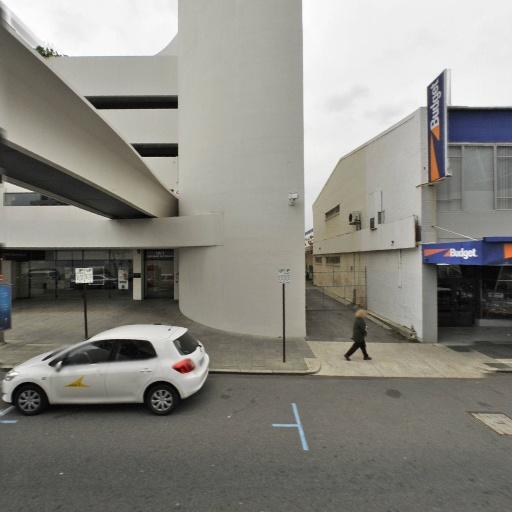
//> input picture testing/ColourDetector/img0.jpeg, 512 x 512 px
$ ./main ../../ColourDetector/img0.jpeg   (built with g++ and OpenCV 4)
//> lines starting //> are read from the running program, lines starting //| are printed output that depends on the picture
#include <FastHOG.h>
using RFeatures::FastHOG;
#include <cassert>
#include <sstream>
#include <iostream>
using std::cerr;
using std::endl;
#include <cstdlib>
typedef unsigned char byte;


cv::Mat loadImage( const string fname)
{
//> called with fname = "../../ColourDetector/img0.jpeg"
    cv::Mat img = cv::imread( fname, false);   // Grey scale
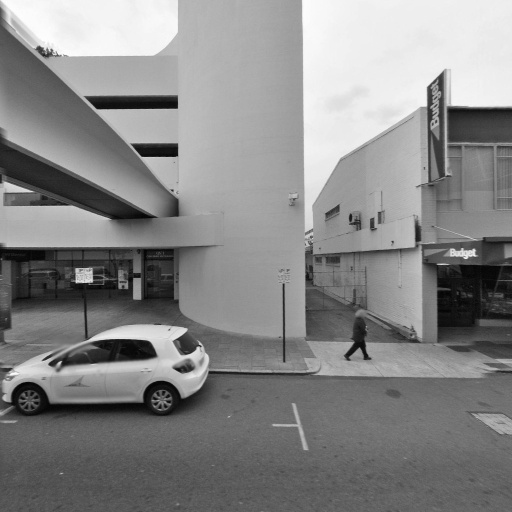
//> img: 512 rows x 512 cols, CV_8UC1; min 2, max 255, mean 135.1
    if ( img.channels() == 3)
    {
        cv::Mat greyImg;
        cv::cvtColor( img, greyImg, CV_BGR2GRAY);
        img = greyImg;
    }   // end if
    return img;
}   // end loadImage


int main( int argc, char** argv)
{
    if ( argc < 2)
    {
        cerr << "Provide image filename(s)" << endl;
        return EXIT_FAILURE;
    }   // end if

    const int nbins = 9;
    const cv::Size knSz(5,5);

    cv::Size imgSz;
    vector<cv::Mat> angleImgs, magImgs;
    cerr << "HOGs using Sobel on grey image(s)" << endl;
    for ( int i = 1; i < argc; ++i)
    {
        string fname = argv[i];
        const cv::Mat img = loadImage( fname);
        fname = fname.substr( fname.find_last_of("/") + 1);
        imgSz = img.size();
//> imgSz = Size(512, 512)
        cv::Mat_<float> Ix( img.size()), Iy( img.size());
        cv::Sobel( img, Ix, CV_32F, 1, 0, 3);
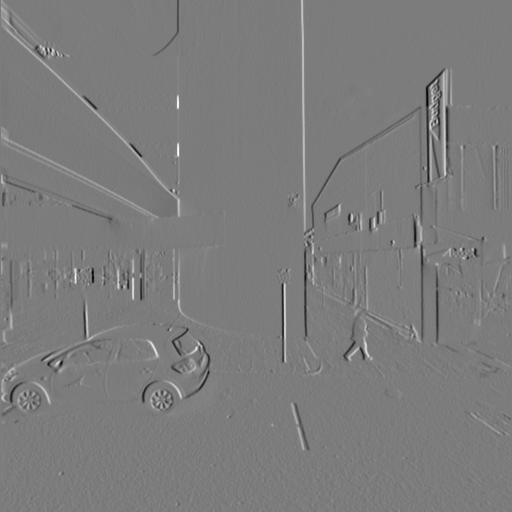
//> Ix: 512 rows x 512 cols, CV_32FC1; min -645, max 676, mean 0.4; drawn with min black and max white
        cv::Sobel( img, Iy, CV_32F, 0, 1, 3);
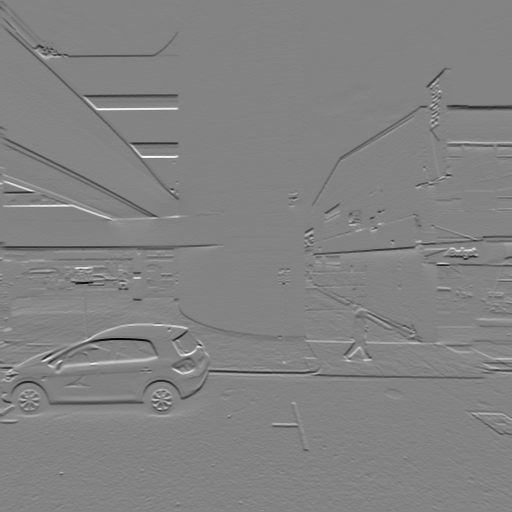
//> Iy: 512 rows x 512 cols, CV_32FC1; min -816, max 769, mean -2.1; drawn with min black and max white

        RFeatures::showImage( img, "Original grey level (" + fname +")", false);
//> (this line was passed over: RFeatures is not available in this run)
//> (the run ends here: the program needs code that is not available in this run, at `FastHOG fasthog( nbins, knSz);`)
